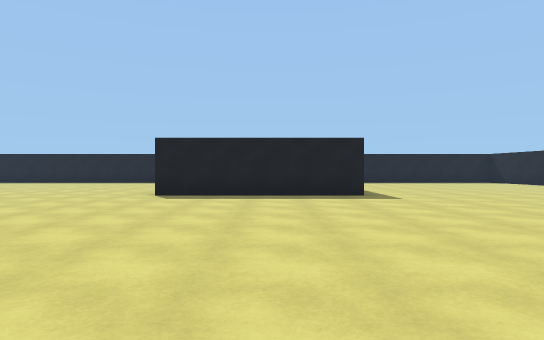
view 1 (above)

24 first-person views from a walk through a scene from a Unity 3-D project. The camera is 1.2 m above the floor, looks level and sees 75° across. The floor is counted in squares, 2 m on a side. Each view is taken from the middle of a square. On the plan, view 1 faces up. The plan holds only what a view shows up to about 10 squares ahead; the rest is blank. The place goes on beyond the plan. The player character is not drawn. Some animated figures are left out.

view 2
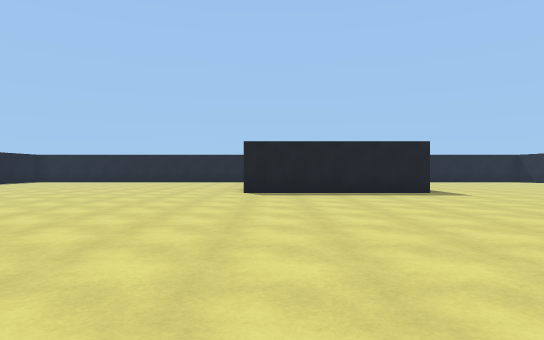

view 3
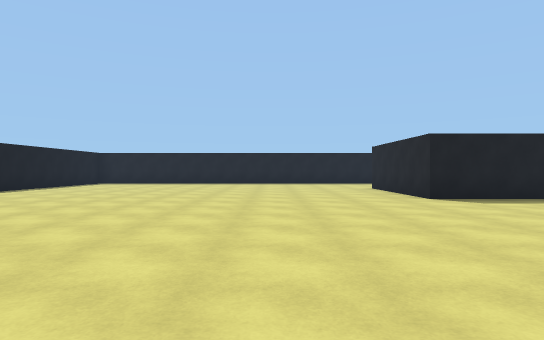

view 4
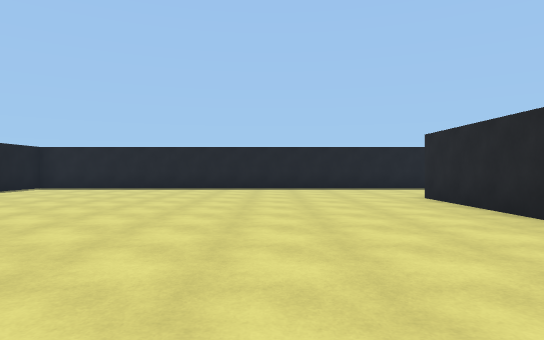

view 5
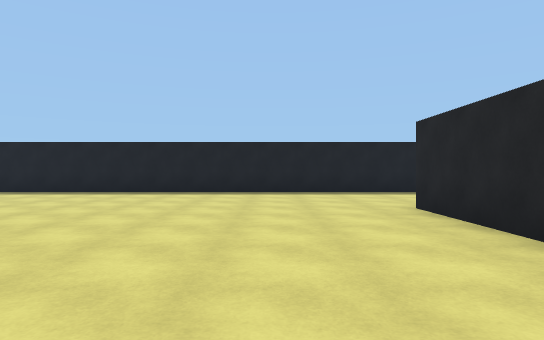

view 6
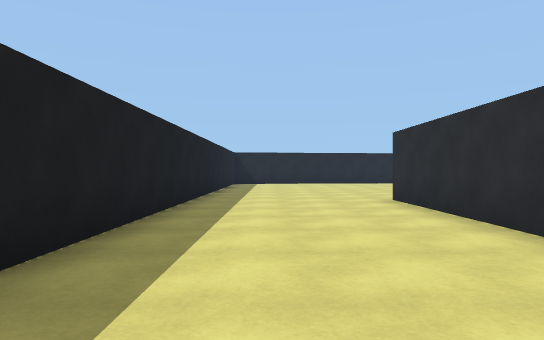

view 7
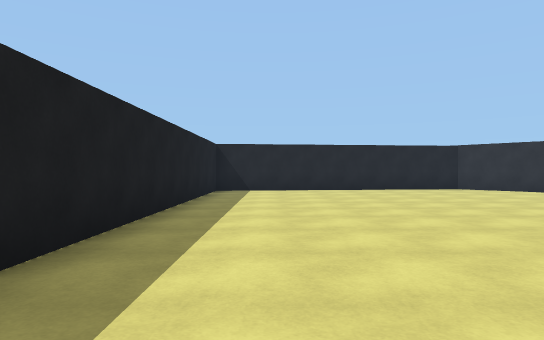

view 8
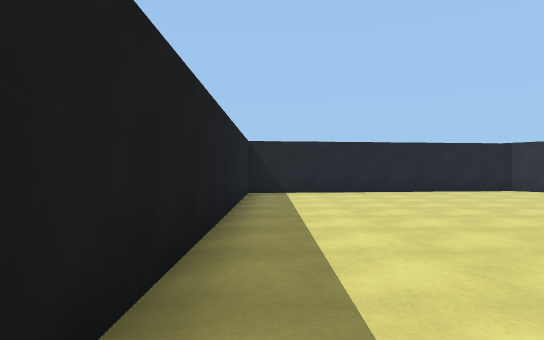

view 9
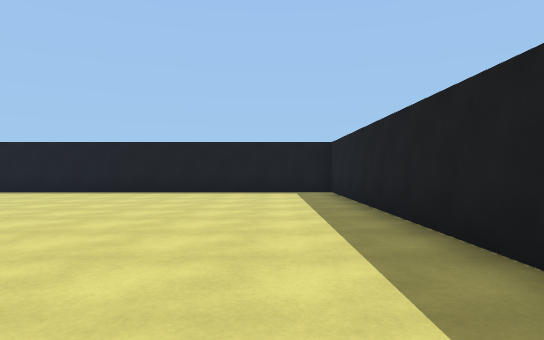

view 10
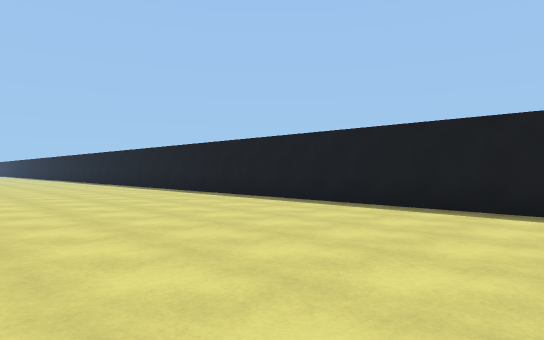

view 11
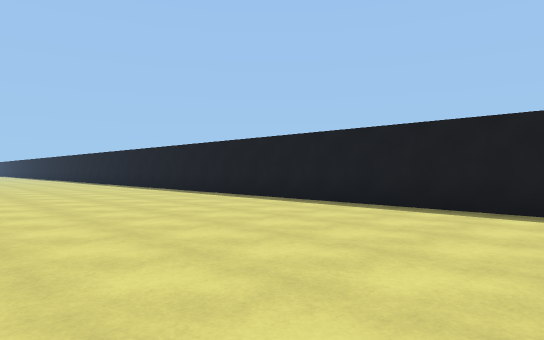

view 12
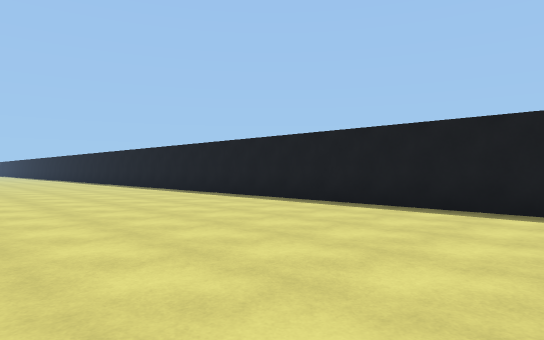

view 13
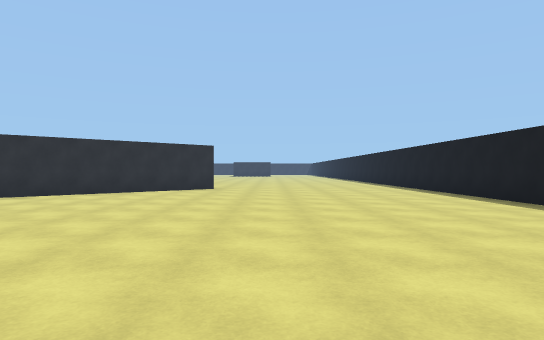

view 14
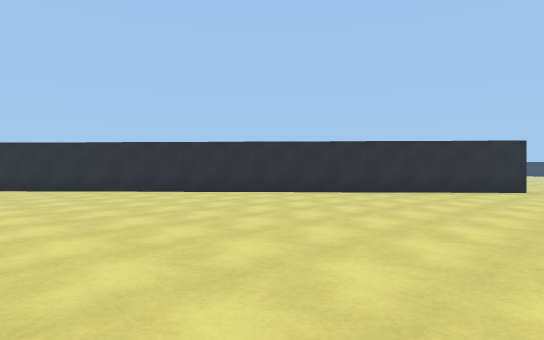

view 15
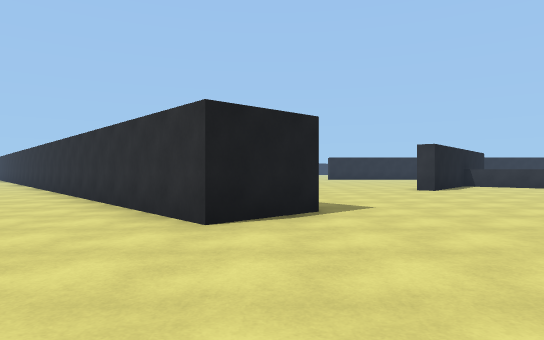

view 16
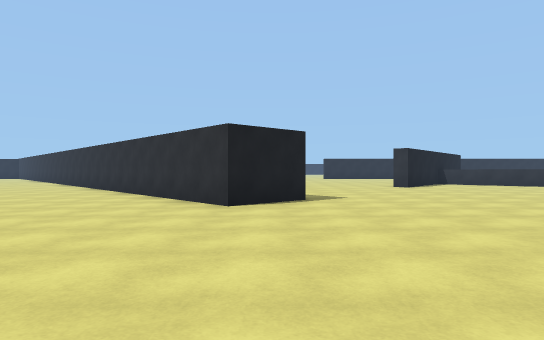

view 17
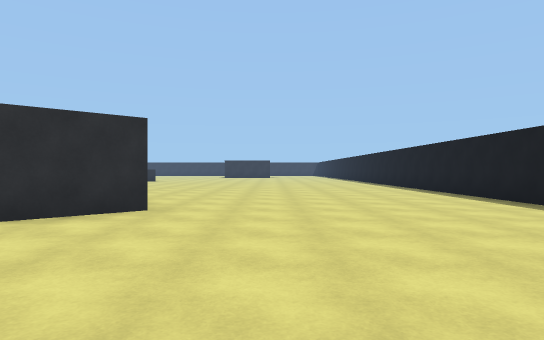

view 18
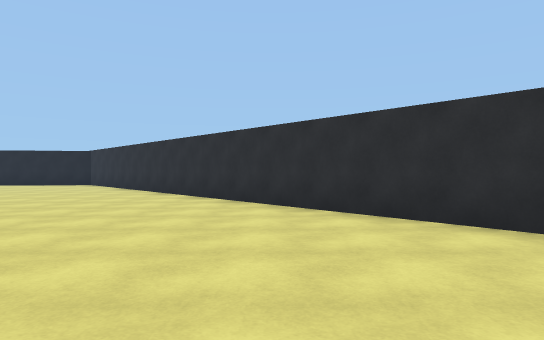

view 19
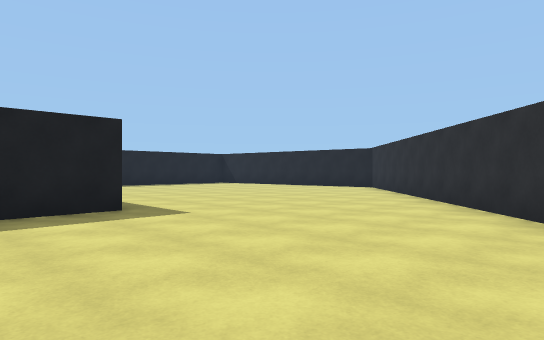

view 20
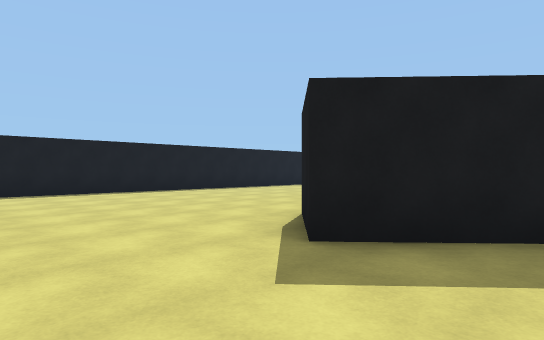

view 21
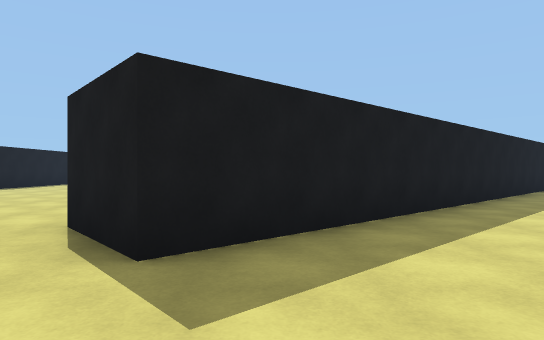

view 22
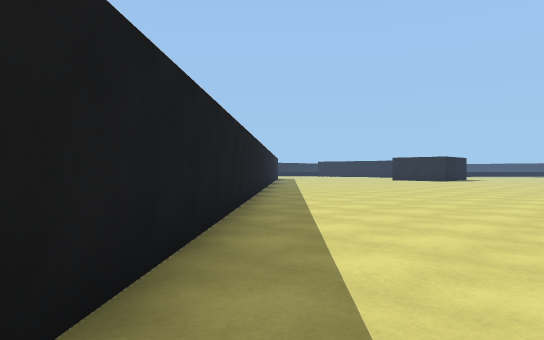

view 23
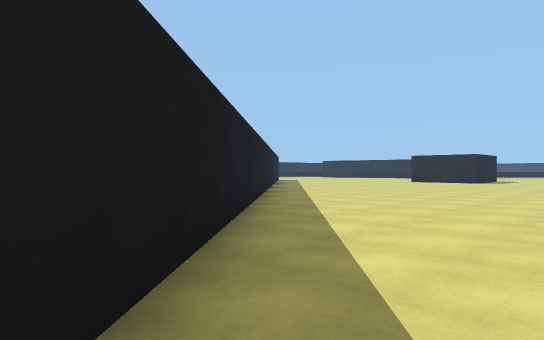

view 24
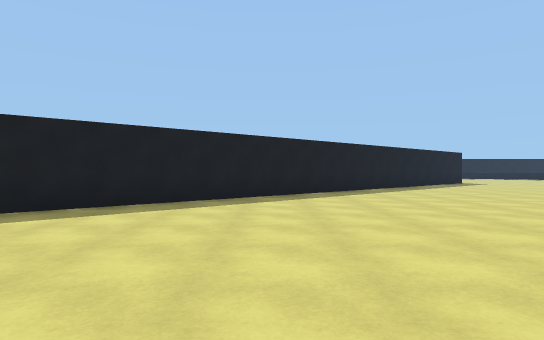

### Floor plan
Points are (right, up) in squares from view 1. A wall is a line through its corners. A room is listed if a view was taken in it or the views show most of it. See-through windows are left out.
Room 1 (views 1, 2, 3, 4, 5, 6, 7, 8, 9, 10, 11, 12, 13, 14, 15, 16, 17, 18, 19)
walls: (2.2, 8.3) (-2.7, 8.3) (-2.7, 12.6); (-1.9, 12.6) (2.2, 12.6); (-5.9, -8.7) (-7.1, -7.3) (11, 9.1); (11, 9.9) (10.2, 16.6) (-13.6, 16.6) (-13.6, -11.5)
ways out: opening at (-7.7, -10) to room 2
Room 2 (views 20, 21, 22, 23, 24)
walls: (6, 2) (-5.9, -8.7)
ways out: opening at (-7.7, -10) to room 1

Positions as (right, up) in squares from view 1, and headings:
1: (0, 0), facing up
2: (-2, -1), facing up
3: (-6, 1), facing up
4: (-6, 5), facing up
5: (-5, 7), facing up
6: (-5, 15), facing right
7: (0, 15), facing right
8: (1, 16), facing right
9: (-4, 15), facing left
10: (-8, 12), facing down-left
11: (-8, 8), facing down-left
12: (-8, 4), facing down-left
13: (-9, 4), facing down
14: (-9, 4), facing down-right
15: (-11, -8), facing right
16: (-13, -8), facing right
17: (-9, -2), facing down
18: (-3, 2), facing right
19: (0, 3), facing up-right
20: (-4, -11), facing up-left
21: (-5, -11), facing up
22: (-5, -9), facing up-right
23: (-3, -7), facing up-right
24: (4, -8), facing up
